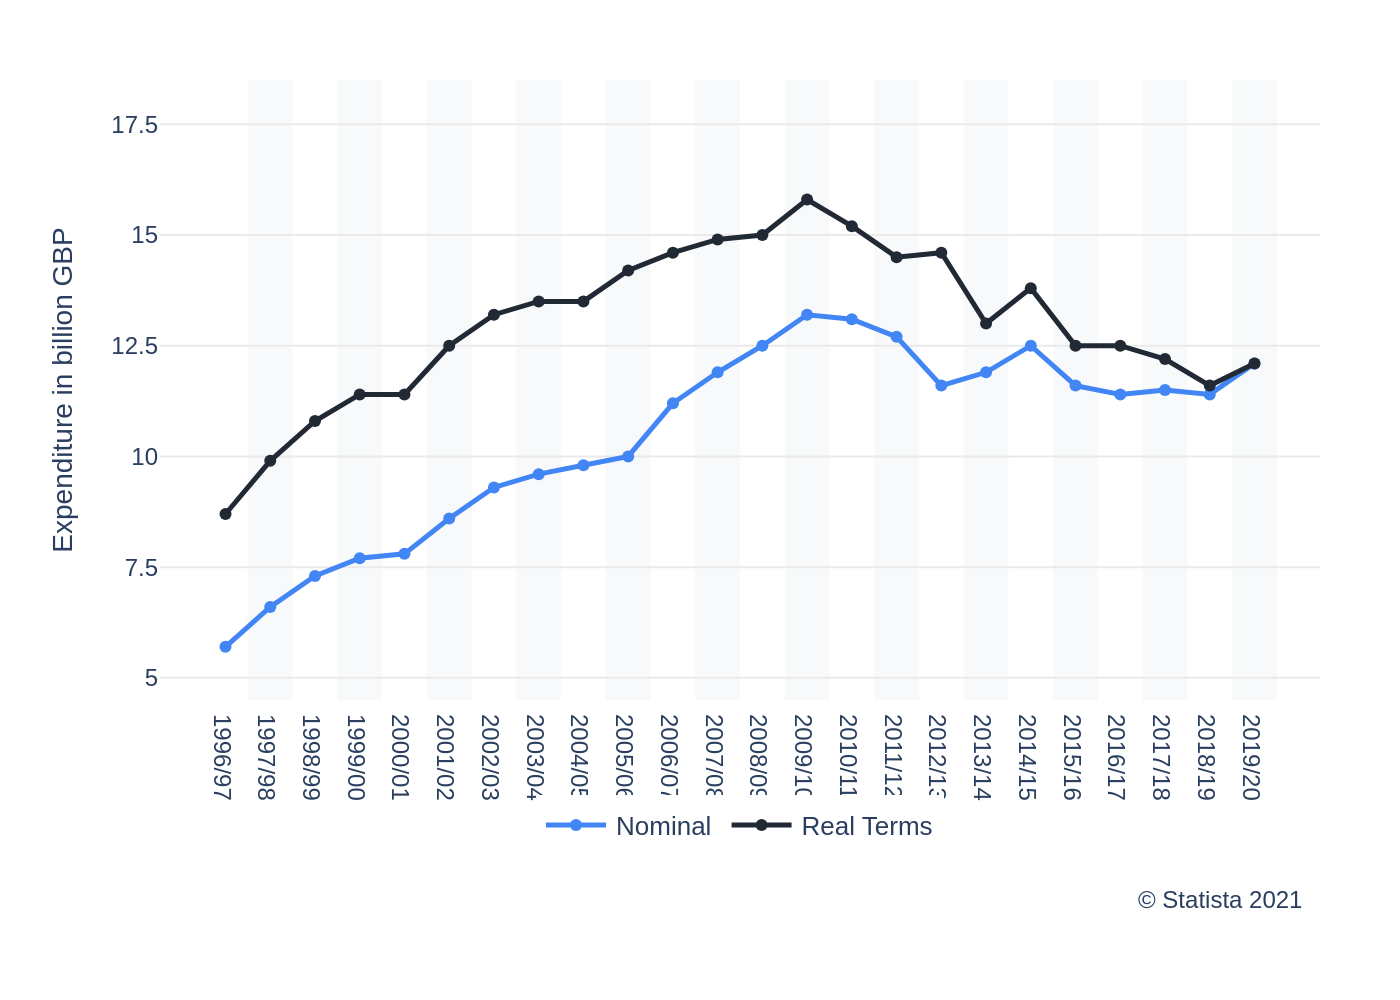

Write the Python code that produced this figure.
import sys
import json
import plotly.graph_objects as go
from pathlib import Path

if len(sys.argv) != 2:
    print(f"Usage: python {Path(__file__).name} <path_to_json_file>")
    sys.exit(1)

json_path = Path(sys.argv[1])

with open(json_path, 'r', encoding='utf-8') as f:
    config = json.load(f)

chart_data = config['chart_data']
texts = config['texts']
colors = config['colors']

fig = go.Figure()

for i, series in enumerate(chart_data['series']):
    fig.add_trace(go.Scatter(
        x=chart_data['categories'],
        y=series['data'],
        name=series['name'],
        mode='lines+markers',
        line=dict(color=colors[i], width=2.5),
        marker=dict(color=colors[i], size=6)
    ))

shapes = []
for i in range(len(chart_data['categories'])):
    if i % 2 != 0:
        shapes.append(go.layout.Shape(
            type="rect",
            xref="x",
            yref="paper",
            x0=i - 0.5,
            y0=0,
            x1=i + 0.5,
            y1=1,
            fillcolor="#F8F9FA",
            layer="below",
            line_width=0,
        ))

fig.update_layout(
    plot_bgcolor='white',
    paper_bgcolor='white',
    font=dict(family="Arial", size=12),
    shapes=shapes,
    yaxis=dict(
        title_text=texts['y_axis_title'],
        range=[4.5, 18.5],
        tickvals=[5, 7.5, 10, 12.5, 15, 17.5],
        gridcolor='#EAEAEA',
        zeroline=False
    ),
    xaxis=dict(
        title_text=texts.get('x_axis_title'),
        type='category',
        showgrid=False
    ),
    legend=dict(
        orientation="h",
        yanchor="bottom",
        y=-0.25,
        xanchor="center",
        x=0.5,
        font=dict(size=13)
    ),
    margin=dict(l=80, r=40, t=40, b=150)
)

if texts.get('source'):
    fig.add_annotation(
        text=texts['source'],
        align='right',
        showarrow=False,
        xref='paper',
        yref='paper',
        x=0.99,
        y=-0.35,
        xanchor='right',
        yanchor='bottom',
        font=dict(size=12)
    )

output_filename_base = json_path.stem
output_png_path = f"{output_filename_base}.png"

fig.write_image(output_png_path, scale=2)
